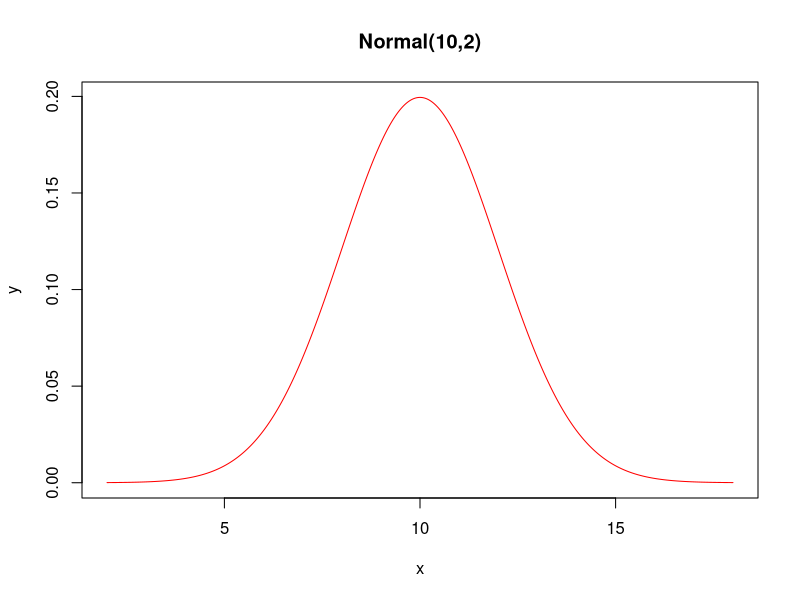
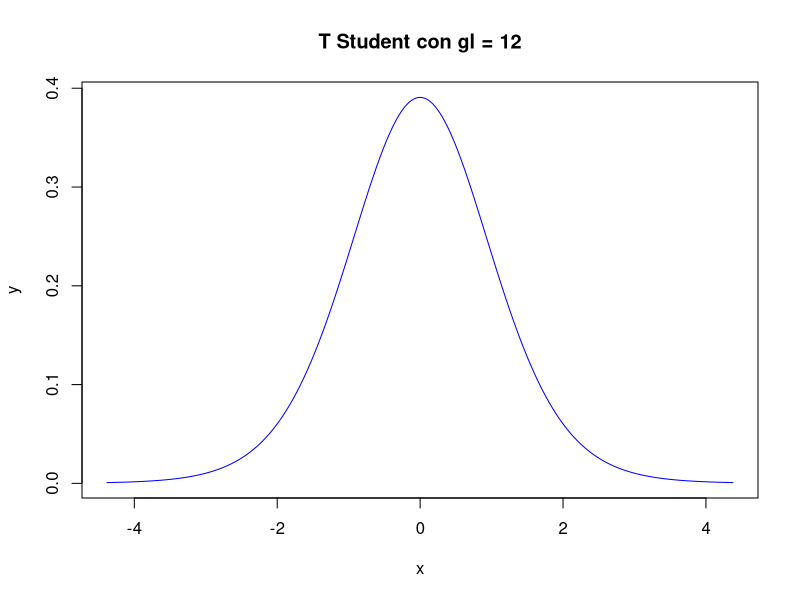
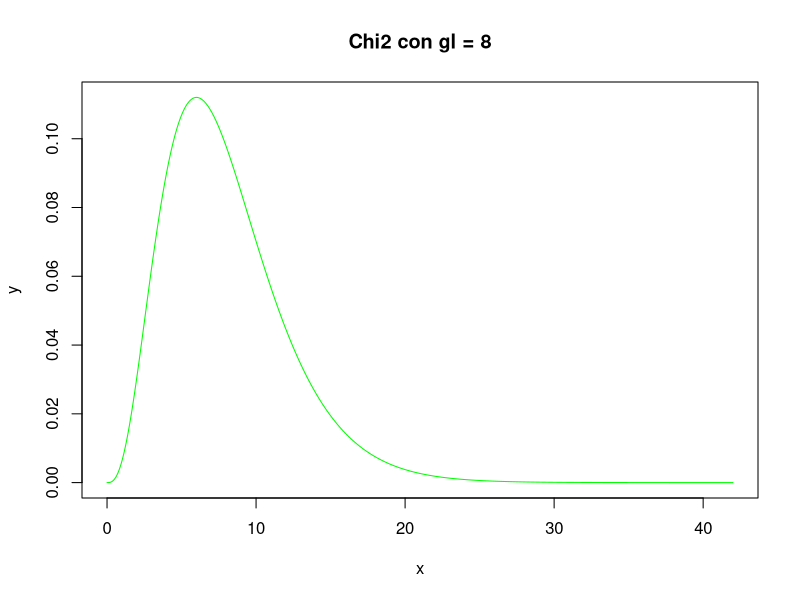
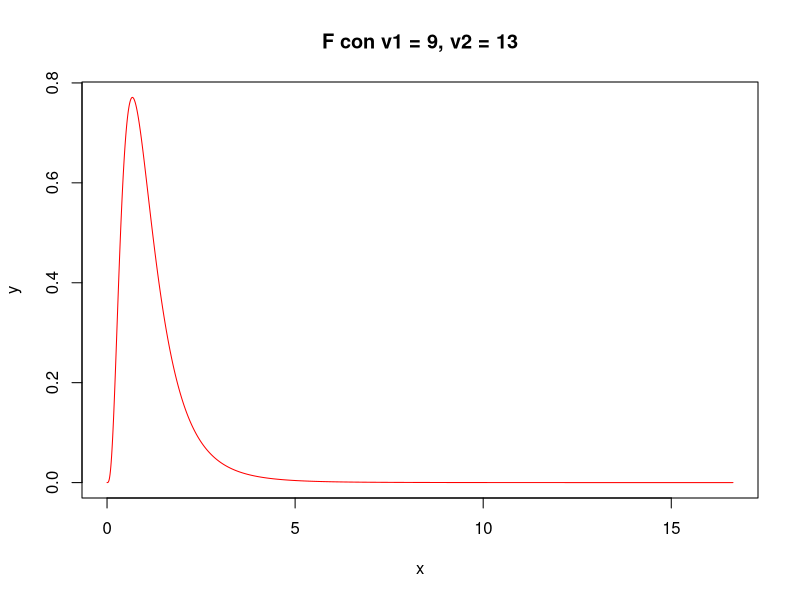

R code for these plots, in order:
## ---- chunk 1
knitr::opts_chunk$set(echo = TRUE)
## ---- chunk 2
miu = 10
sigma = 2
x = seq(miu - 4*sigma, miu + 4*sigma, 0.01) # -4 < X < 4, 0.01 es de cuanto son los saltos
y = dnorm(x,miu, sigma) # Evalua la funcion de densidad
plot(x,y, type = "l", col = "red", main = "Normal(10,2)")
## ---- chunk 3
gl = 12  # Grados de libertad
sigma = sqrt(gl/(gl-2))
x = seq( -4*sigma, 4*sigma, 0.01)
y = dt(x,gl)
plot(x,y, type = "l", col = "blue", main = "T Student con gl = 12")

## ---- chunk 4
gl = 8
sigma = sqrt(2*gl)
x = seq( 0, miu + 8*sigma, 0.01)
y = dchisq(x,gl)
plot(x,y, type = "l", col = "green", main = "Chi2 con gl = 8")
## ---- chunk 5
v1 = 9
v2 = 13
sigma = sqrt(2)*v2*sqrt(v2+v1-2)/(sqrt(v2-4)*(v2-2)*sqrt(v1))
x = seq( 0, miu + 8*sigma, 0.01)
y = df(x,v1, v2)
plot(x,y, type = "l", col = "red", main = "F con v1 = 9, v2 = 13")
## ---- chunk 6
miu = 0 
sigma = 1
a = 0.7

1-pnorm(a, miu, sigma) #P(x > a)
pnorm(a, miu, sigma) #P(x < a)
pnorm(a) - pnorm(a) # P(x = a)
qnorm(.45) # P, x = ?
## ---- chunk 7
miu = 100 
sigma = 7
a = 87

pnorm(a, miu, sigma) #P(x < a)
1-pnorm(a, miu, sigma) #P(x > a)
pnorm(110, miu, sigma) - pnorm(a, miu, sigma) # P(87 < x < 110)

## ---- chunk 8
gl = 10  # Grados de libertad
sigma = sqrt(gl/(gl-2))

pt(0.5, gl )
1-pt(1.5,gl)
qt(0.05,gl)

## ---- chunk 9
gl = 6

pchisq(3,gl)
1-pchisq(2,gl)
qchisq(0.95,gl)

## ---- chunk 10
v1 = 8
v2 = 10

pf(2,v1, v2)
1-pf(3,v1, v2) # P(X > 3)
qf(.25,v1,v2)
## ---- chunk 11
miu = 65 
sigma = 20

pnorm(60, miu, sigma)

sprintf(pnorm(60, miu, sigma) * 100, fmt = '%#.2f')
 #P(x < a)

